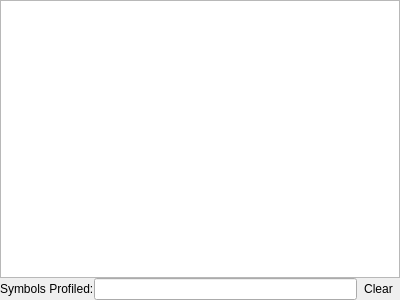
<?xml version="1.0" encoding="UTF-8"?>
<ui version="4.0">
 <class>CodeProfilerDockWidget</class>
 <widget class="QDockWidget" name="CodeProfilerDockWidget">
  <property name="geometry">
   <rect>
    <x>0</x>
    <y>0</y>
    <width>400</width>
    <height>300</height>
   </rect>
  </property>
  <property name="floating">
   <bool>false</bool>
  </property>
  <property name="windowTitle">
   <string>Code Profiler</string>
  </property>
  <widget class="QWidget" name="dockWidgetContents">
   <layout class="QGridLayout" name="gridLayout">
    <property name="leftMargin">
     <number>0</number>
    </property>
    <property name="topMargin">
     <number>0</number>
    </property>
    <property name="rightMargin">
     <number>0</number>
    </property>
    <property name="bottomMargin">
     <number>0</number>
    </property>
    <property name="spacing">
     <number>0</number>
    </property>
    <item row="0" column="0">
     <widget class="QTableView" name="tableView">
      <property name="frameShape">
       <enum>QFrame::StyledPanel</enum>
      </property>
      <property name="frameShadow">
       <enum>QFrame::Plain</enum>
      </property>
      <property name="lineWidth">
       <number>1</number>
      </property>
      <property name="editTriggers">
       <set>QAbstractItemView::NoEditTriggers</set>
      </property>
      <property name="alternatingRowColors">
       <bool>false</bool>
      </property>
      <property name="selectionMode">
       <enum>QAbstractItemView::SingleSelection</enum>
      </property>
      <property name="selectionBehavior">
       <enum>QAbstractItemView::SelectRows</enum>
      </property>
      <property name="showGrid">
       <bool>false</bool>
      </property>
      <property name="gridStyle">
       <enum>Qt::NoPen</enum>
      </property>
      <property name="sortingEnabled">
       <bool>false</bool>
      </property>
      <property name="cornerButtonEnabled">
       <bool>false</bool>
      </property>
      <attribute name="horizontalHeaderVisible">
       <bool>true</bool>
      </attribute>
      <attribute name="horizontalHeaderCascadingSectionResizes">
       <bool>false</bool>
      </attribute>
      <attribute name="horizontalHeaderDefaultSectionSize">
       <number>50</number>
      </attribute>
      <attribute name="horizontalHeaderShowSortIndicator" stdset="0">
       <bool>true</bool>
      </attribute>
      <attribute name="horizontalHeaderStretchLastSection">
       <bool>true</bool>
      </attribute>
      <attribute name="verticalHeaderVisible">
       <bool>false</bool>
      </attribute>
      <attribute name="verticalHeaderDefaultSectionSize">
       <number>23</number>
      </attribute>
      <attribute name="verticalHeaderMinimumSectionSize">
       <number>23</number>
      </attribute>
     </widget>
    </item>
    <item row="1" column="0">
     <layout class="QGridLayout" name="gridLayout_2">
      <item row="0" column="0">
       <widget class="QLabel" name="label">
        <property name="text">
         <string>Symbols Profiled:</string>
        </property>
       </widget>
      </item>
      <item row="0" column="1">
       <widget class="QLineEdit" name="symbolsProfiled">
        <property name="readOnly">
         <bool>true</bool>
        </property>
       </widget>
      </item>
      <item row="0" column="2">
       <widget class="QToolButton" name="clear">
        <property name="toolTip">
         <string>Clear Profile</string>
        </property>
        <property name="text">
         <string>Clear</string>
        </property>
        <property name="icon">
         <iconset resource="../../../common/resource.qrc">
          <normaloff>:/resources/22_edit-clear.png</normaloff>:/resources/22_edit-clear.png</iconset>
        </property>
        <property name="autoRaise">
         <bool>true</bool>
        </property>
       </widget>
      </item>
     </layout>
    </item>
   </layout>
  </widget>
 </widget>
 <resources>
  <include location="../../../common/resource.qrc"/>
  <include location="../../../common/resource.qrc"/>
 </resources>
 <connections/>
</ui>
